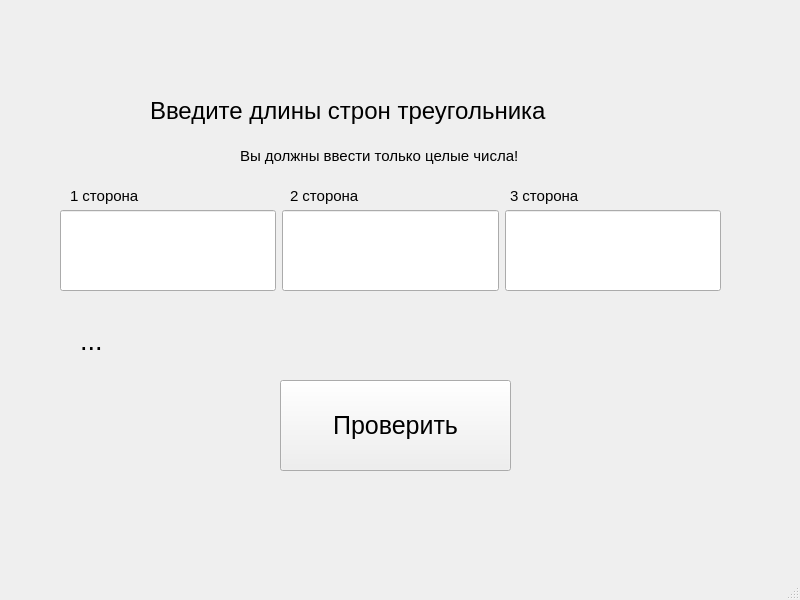
<?xml version="1.0" encoding="UTF-8"?>
<ui version="4.0">
 <class>MainWindow</class>
 <widget class="QMainWindow" name="MainWindow">
  <property name="enabled">
   <bool>true</bool>
  </property>
  <property name="geometry">
   <rect>
    <x>0</x>
    <y>0</y>
    <width>800</width>
    <height>600</height>
   </rect>
  </property>
  <property name="sizePolicy">
   <sizepolicy hsizetype="Preferred" vsizetype="Preferred">
    <horstretch>0</horstretch>
    <verstretch>0</verstretch>
   </sizepolicy>
  </property>
  <property name="minimumSize">
   <size>
    <width>800</width>
    <height>600</height>
   </size>
  </property>
  <property name="maximumSize">
   <size>
    <width>800</width>
    <height>600</height>
   </size>
  </property>
  <property name="windowTitle">
   <string>treygolnichki</string>
  </property>
  <widget class="QWidget" name="centralwidget">
   <widget class="QPushButton" name="act_btn">
    <property name="geometry">
     <rect>
      <x>280</x>
      <y>380</y>
      <width>231</width>
      <height>91</height>
     </rect>
    </property>
    <property name="font">
     <font>
      <pointsize>19</pointsize>
     </font>
    </property>
    <property name="text">
     <string>Проверить</string>
    </property>
   </widget>
   <widget class="QWidget" name="horizontalLayoutWidget">
    <property name="geometry">
     <rect>
      <x>60</x>
      <y>210</y>
      <width>661</width>
      <height>81</height>
     </rect>
    </property>
    <layout class="QHBoxLayout" name="horizontalLayout">
     <item>
      <widget class="QLineEdit" name="txt_fn">
       <property name="sizePolicy">
        <sizepolicy hsizetype="Expanding" vsizetype="Minimum">
         <horstretch>0</horstretch>
         <verstretch>0</verstretch>
        </sizepolicy>
       </property>
       <property name="font">
        <font>
         <pointsize>21</pointsize>
        </font>
       </property>
      </widget>
     </item>
     <item>
      <widget class="QLineEdit" name="txt_sn">
       <property name="sizePolicy">
        <sizepolicy hsizetype="Expanding" vsizetype="Minimum">
         <horstretch>0</horstretch>
         <verstretch>0</verstretch>
        </sizepolicy>
       </property>
       <property name="font">
        <font>
         <pointsize>21</pointsize>
        </font>
       </property>
      </widget>
     </item>
     <item>
      <widget class="QLineEdit" name="txt_tn">
       <property name="sizePolicy">
        <sizepolicy hsizetype="Expanding" vsizetype="Minimum">
         <horstretch>0</horstretch>
         <verstretch>0</verstretch>
        </sizepolicy>
       </property>
       <property name="font">
        <font>
         <pointsize>21</pointsize>
        </font>
       </property>
      </widget>
     </item>
    </layout>
   </widget>
   <widget class="QLabel" name="label">
    <property name="geometry">
     <rect>
      <x>150</x>
      <y>80</y>
      <width>501</width>
      <height>61</height>
     </rect>
    </property>
    <property name="font">
     <font>
      <pointsize>18</pointsize>
     </font>
    </property>
    <property name="text">
     <string>Введите длины строн треугольника</string>
    </property>
   </widget>
   <widget class="QLabel" name="answerlabel">
    <property name="geometry">
     <rect>
      <x>80</x>
      <y>320</y>
      <width>641</width>
      <height>41</height>
     </rect>
    </property>
    <property name="font">
     <font>
      <pointsize>20</pointsize>
     </font>
    </property>
    <property name="text">
     <string>...</string>
    </property>
   </widget>
   <widget class="QLabel" name="errorlabelfirst">
    <property name="geometry">
     <rect>
      <x>70</x>
      <y>300</y>
      <width>201</width>
      <height>16</height>
     </rect>
    </property>
    <property name="text">
     <string/>
    </property>
   </widget>
   <widget class="QLabel" name="errorlabelsecond">
    <property name="geometry">
     <rect>
      <x>290</x>
      <y>300</y>
      <width>201</width>
      <height>16</height>
     </rect>
    </property>
    <property name="text">
     <string/>
    </property>
   </widget>
   <widget class="QLabel" name="errorlabelthird">
    <property name="geometry">
     <rect>
      <x>510</x>
      <y>300</y>
      <width>211</width>
      <height>16</height>
     </rect>
    </property>
    <property name="text">
     <string/>
    </property>
   </widget>
   <widget class="QLabel" name="label_2">
    <property name="geometry">
     <rect>
      <x>240</x>
      <y>140</y>
      <width>431</width>
      <height>31</height>
     </rect>
    </property>
    <property name="font">
     <font>
      <pointsize>11</pointsize>
     </font>
    </property>
    <property name="text">
     <string>Вы должны ввести только целые числа!</string>
    </property>
   </widget>
   <widget class="QLabel" name="label_3">
    <property name="geometry">
     <rect>
      <x>70</x>
      <y>180</y>
      <width>111</width>
      <height>31</height>
     </rect>
    </property>
    <property name="font">
     <font>
      <pointsize>11</pointsize>
     </font>
    </property>
    <property name="text">
     <string>1 сторона</string>
    </property>
   </widget>
   <widget class="QLabel" name="label_4">
    <property name="geometry">
     <rect>
      <x>290</x>
      <y>180</y>
      <width>111</width>
      <height>31</height>
     </rect>
    </property>
    <property name="font">
     <font>
      <pointsize>11</pointsize>
     </font>
    </property>
    <property name="text">
     <string>2 сторона</string>
    </property>
   </widget>
   <widget class="QLabel" name="label_5">
    <property name="geometry">
     <rect>
      <x>510</x>
      <y>180</y>
      <width>111</width>
      <height>31</height>
     </rect>
    </property>
    <property name="font">
     <font>
      <pointsize>11</pointsize>
     </font>
    </property>
    <property name="text">
     <string>3 сторона</string>
    </property>
   </widget>
  </widget>
  <widget class="QMenuBar" name="menubar">
   <property name="geometry">
    <rect>
     <x>0</x>
     <y>0</y>
     <width>800</width>
     <height>25</height>
    </rect>
   </property>
  </widget>
  <widget class="QStatusBar" name="statusbar"/>
 </widget>
 <resources/>
 <connections/>
</ui>
